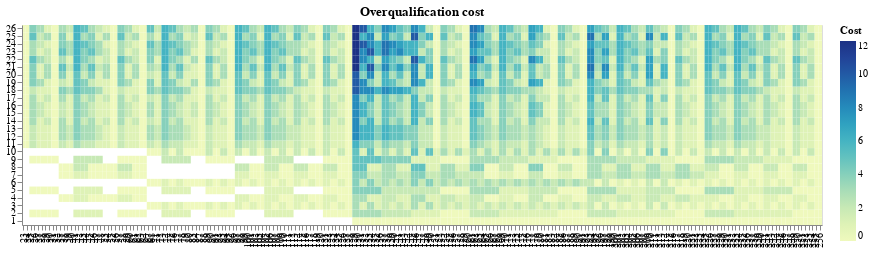

This figure's notebook cell:
### Code cell
dfplot = pd.DataFrame({'x': df["id_a"].ravel(),
                   'y': df["id_b"].ravel(),
                   'Cost': df["cost"].ravel()})
alt.data_transformers.disable_max_rows()
chart = alt.Chart(dfplot).mark_rect().encode(
    x=alt.X('x:O', axis=alt.Axis(title="")),
    y=alt.Y('y:O', axis=alt.Axis(title=""), sort="descending"),
    color='Cost:Q'
).properties(
    title=["Overqualification cost"]
)

text = chart.mark_text(baseline='middle').encode(
    #text='Cost:Q',
    color=alt.condition(
        alt.datum.Cost < 70,
        alt.value('black'),
        alt.value('white')
    ),
    #size=alt.value(6),
    opacity=alt.value(0.85)
)

# Draw the chart
plot = chart.properties(width=CHART_WIDTH, height=CHART_HEIGHT) + text
plot

### Figure 1 — Vega-Lite specification as saved in the notebook (floating-point values rounded to 4 significant figures; data arrays with more than 128 entries replaced by an {"elided": "..."} marker saying what was removed)
{"config": {"view": {"continuousWidth": 400, "continuousHeight": 300}}, "layer": [{"mark": "rect", "encoding": {"color": {"type": "quantitative", "field": "Cost"}, "x": {"type": "ordinal", "axis": {"title": ""}, "field": "x"}, "y": {"type": "ordinal", "axis": {"title": ""}, "field": "y", "sort": "descending"}}, "height": 200, "title": ["Overqualification cost"], "width": 800}, {"mark": {"type": "text", "baseline": "middle"}, "encoding": {"color": {"condition": {"value": "black", "test": "(datum.Cost < 70)"}, "value": "white"}, "opacity": {"value": 0.85}, "x": {"type": "ordinal", "axis": {"title": ""}, "field": "x"}, "y": {"type": "ordinal", "axis": {"title": ""}, "field": "y", "sort": "descending"}}, "title": ["Overqualification cost"]}], "data": {"name": "data-53a5824115a9c3ca940dc0f6ead27939"}, "$schema": "https://vega.github.io/schema/vega-lite/v4.8.1.json", "datasets": {"data-53a5824115a9c3ca940dc0f6ead27939": {"elided": "5272 records"}}}
